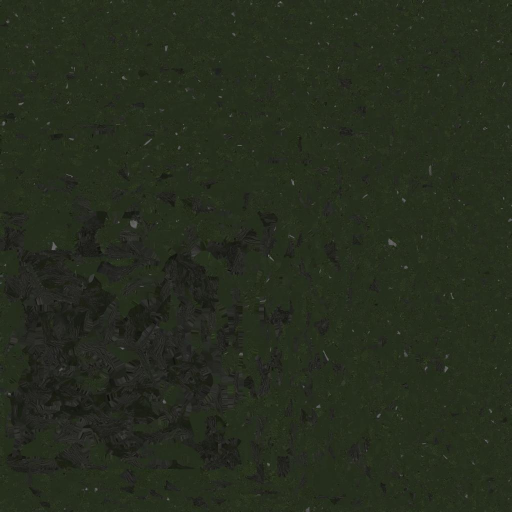
#> input picture assets/models/trees/oak1_Image_0.jpg, 1024 x 1024 px (shown at 1/2 size)
$ python grass_prep.py ../assets/models/trees/oak1_Image_0.jpg ../assets/models/trees/oak1_Image_1.jpg
#> lines starting #> are read from the running program, lines starting #| are printed output that depends on the picture; after the words box and inside, x2 and y2 are one past the last pixel; in counts of white or black regions, pixels touching at a corner belong together
# Prepares Meshy-painted cut-outs (grass clumps, flowers) for the game's camera-facing cards:
# crops to the plant, pads it to a square with its base on the bottom edge, scales to 512 px and
# pushes the plant's colour out into the clear pixels (alpha kept as is), so the mipmaps don't mix in
# the black behind the blades and far clumps don't go dark and blobby.
#   python3 tools/grass_prep.py meshy.png assets/textures/grass/topN.png
#   python3 tools/grass_prep.py --bleed assets/textures/grass/gN.png ...     # only the colour bleed, in place
# Needs numpy, scipy and Pillow. Turn on mipmaps in the new file's .import (mipmaps/generate=true).
import sys
import numpy as np
from PIL import Image
from scipy import ndimage


def bleed(im):
    a = np.asarray(im.convert("RGBA")).astype(np.float32)
    rgb, al = a[..., :3], a[..., 3]
    solid = al >= 128
    # each pixel that isn't solid takes the colour of the nearest solid one
    idx = ndimage.distance_transform_edt(~solid, return_distances=False, return_indices=True)
    out = np.where(solid[..., None], rgb, rgb[idx[0], idx[1]])
    return Image.fromarray(np.dstack([out, al]).clip(0, 255).astype(np.uint8), "RGBA")


def prep(src, dst, size=512):
#> called with src = '../assets/models/trees/oak1_Image_0.jpg', dst = '../assets/models/trees/oak1_Image_1.jpg', size = 512
    im = Image.open(src).convert("RGBA")
    ys, xs = np.where(np.asarray(im)[..., 3] > 20)
    x0, x1, y0, y1 = xs.min(), xs.max() + 1, ys.min(), ys.max() + 1
#> x0 = 0; x1 = 1024; y0 = 0; y1 = 1024
    w, h = x1 - x0, y1 - y0
#> w = 1024; h = 1024
    s = max(w, h) + 8
#> s = 1032
    sq = Image.new("RGBA", (s, s), (0, 0, 0, 0))
#> sq: PIL image 1032x1032 RGBA; every value is 0
    sq.paste(im.crop((x0, y0, x1, y1)), ((s - w) // 2, s - h - 2))
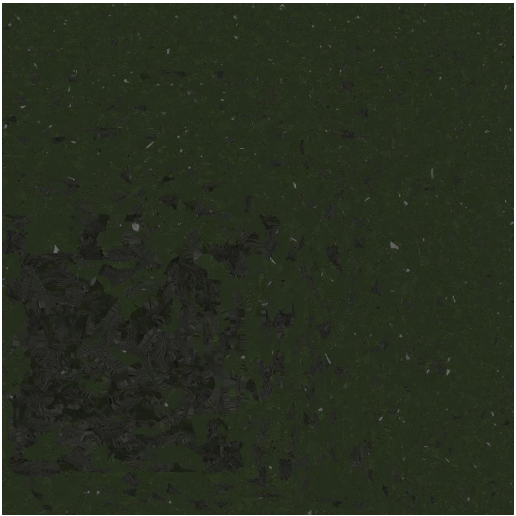
#> sq: PIL image 1032x1032 RGBA (shown at 1/2 size); mean R, G, B, A 37.5, 44.3, 29.8, 251.1; transparent parts drawn white
    bleed(sq.resize((size, size), Image.LANCZOS)).save(dst)
#> in bleed, `a = np.asarray(im.convert("RGBA")).astype(np.float32)`:
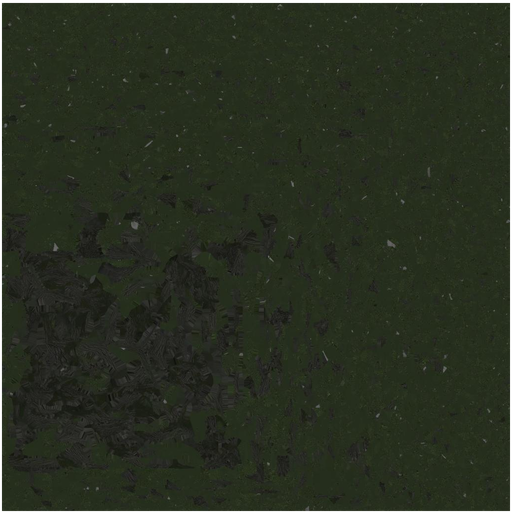
#> a: shape (512, 512, 4) float32; mean R, G, B, A 37.8, 44.7, 30, 251.8; transparent parts drawn white
#> in bleed, `rgb, al = a[..., :3], a[..., 3]`:
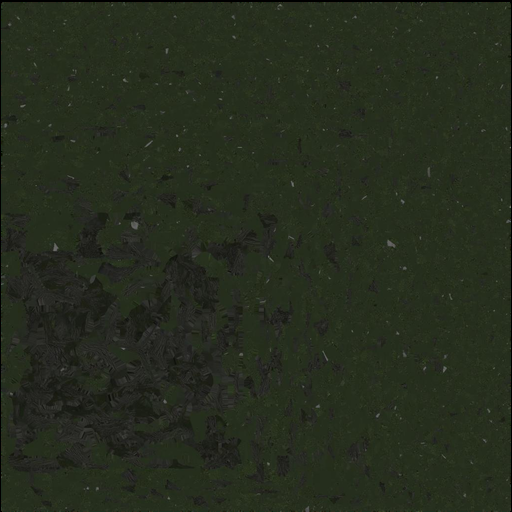
#> rgb: shape (512, 512, 3) float32; mean R, G, B 37.8, 44.7, 30
#> in bleed, `rgb, al = a[..., :3], a[..., 3]`:
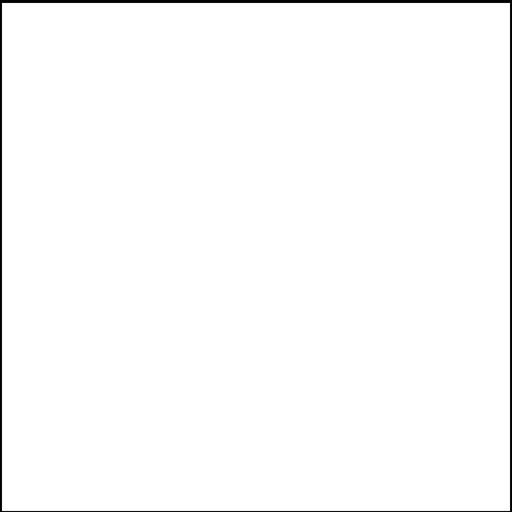
#> al: shape (512, 512) float32; min 0, max 255, mean 251.1
#> in bleed, `solid = al >= 128`: solid: shape (512, 512) bool; 98.4% white; 1 black region, box (x1, y1, x2, y2) and area: (0, 0, 512, 512) 4080
    print(dst, f"plant {w}x{h} px")
#| ../assets/models/trees/oak1_Image_1.jpg plant 1024x1024 px


if __name__ == "__main__":
    if sys.argv[1] == "--bleed":
        for p in sys.argv[2:]:
            bleed(Image.open(p)).save(p)
            print("bled", p)
    else:
        prep(sys.argv[1], sys.argv[2])

$ run again, on assets/models/trees/oak2_Image_0.jpg
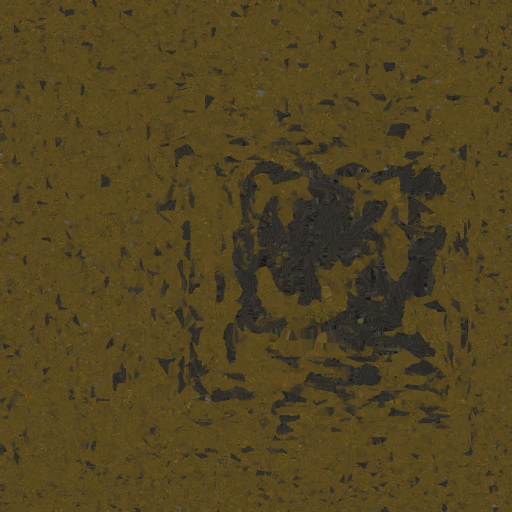
#> input picture assets/models/trees/oak2_Image_0.jpg, 1024 x 1024 px (shown at 1/2 size)
#> x0 = 0; x1 = 1024; y0 = 0; y1 = 1024
#> s = 1032
#> in bleed, `a = np.asarray(im.convert("RGBA")).astype(np.float32)`:
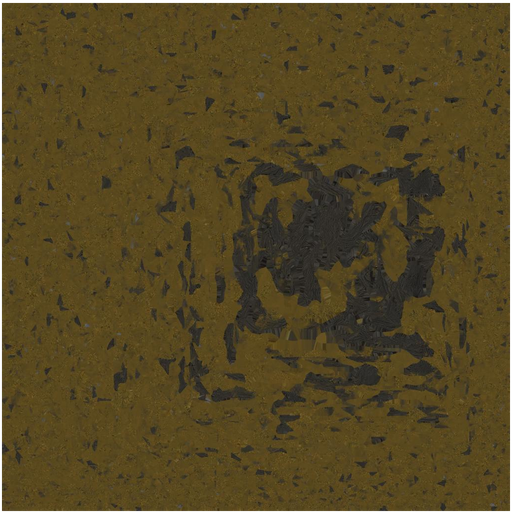
#> a: shape (512, 512, 4) float32; mean R, G, B, A 81.4, 67.4, 31.8, 251.8; transparent parts drawn white
#> in bleed, `rgb, al = a[..., :3], a[..., 3]`:
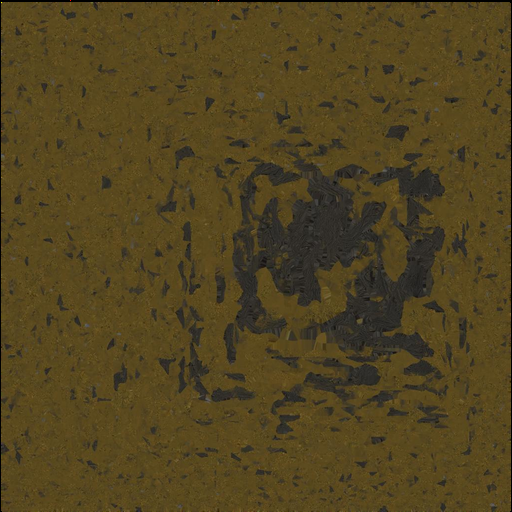
#> rgb: shape (512, 512, 3) float32; mean R, G, B 81.4, 67.4, 31.8
#> solid: shape (512, 512) bool; 98.4% white; 1 black region, box (x1, y1, x2, y2) and area: (0, 0, 512, 512) 4080
#| ../assets/models/trees/oak2_Image_0.jpg plant 1024x1024 px

$ run again, on assets/models/trees/oak2_Image_1.jpg
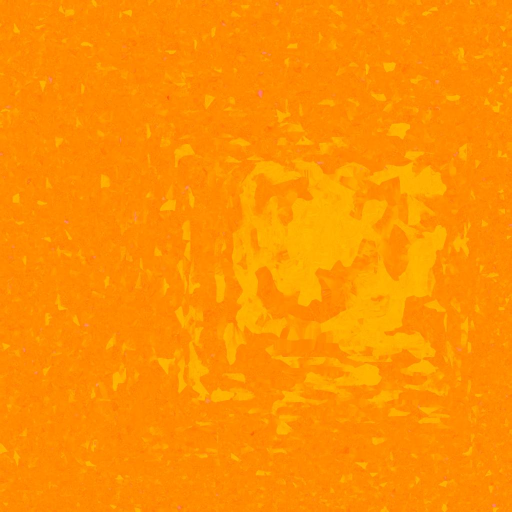
#> input picture assets/models/trees/oak2_Image_1.jpg, 1024 x 1024 px (shown at 1/2 size)
#> x0 = 0; x1 = 1024; y0 = 0; y1 = 1024
#> s = 1032
#> in bleed, `a = np.asarray(im.convert("RGBA")).astype(np.float32)`:
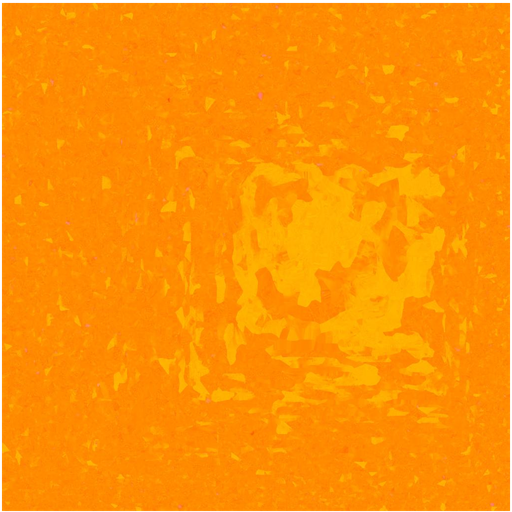
#> a: shape (512, 512, 4) float32; mean R, G, B, A 252.5, 143.4, 1.6, 251.8; transparent parts drawn white
#> in bleed, `rgb, al = a[..., :3], a[..., 3]`:
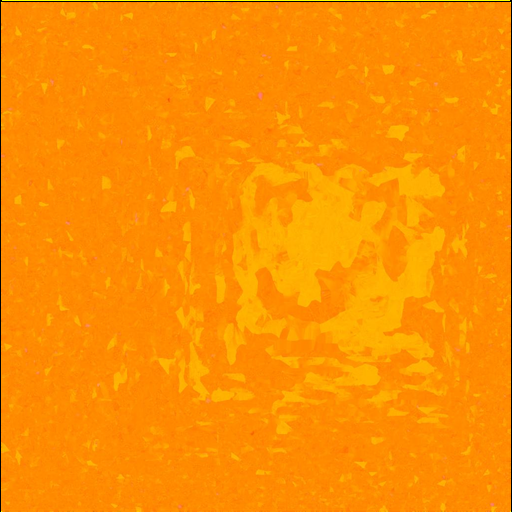
#> rgb: shape (512, 512, 3) float32; mean R, G, B 252.5, 143.4, 1.6
#> solid: shape (512, 512) bool; 98.4% white; 1 black region, box (x1, y1, x2, y2) and area: (0, 0, 512, 512) 4080
#| ../assets/models/trees/oak2_Image_1.jpg plant 1024x1024 px

$ run again, on assets/models/trees/oak3_Image_0.jpg
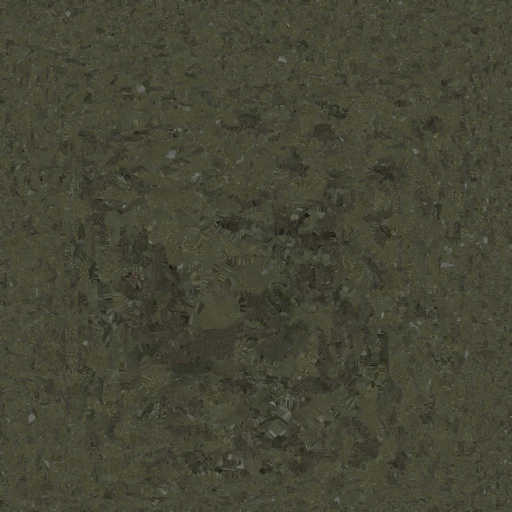
#> input picture assets/models/trees/oak3_Image_0.jpg, 1024 x 1024 px (shown at 1/2 size)
#> x0 = 0; x1 = 1024; y0 = 0; y1 = 1024
#> s = 1032
#> in bleed, `a = np.asarray(im.convert("RGBA")).astype(np.float32)`:
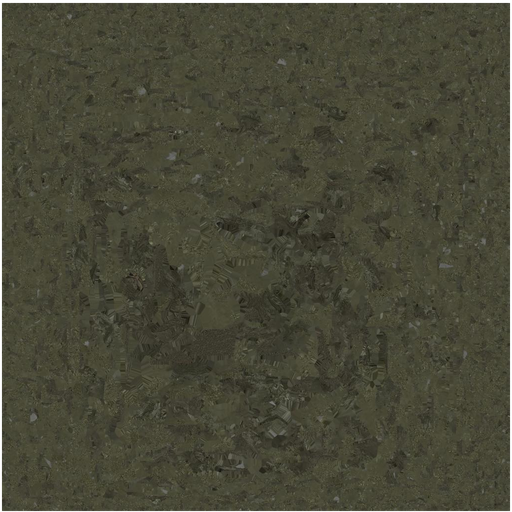
#> a: shape (512, 512, 4) float32; mean R, G, B, A 69.8, 69.2, 52.7, 251.8; transparent parts drawn white
#> in bleed, `rgb, al = a[..., :3], a[..., 3]`:
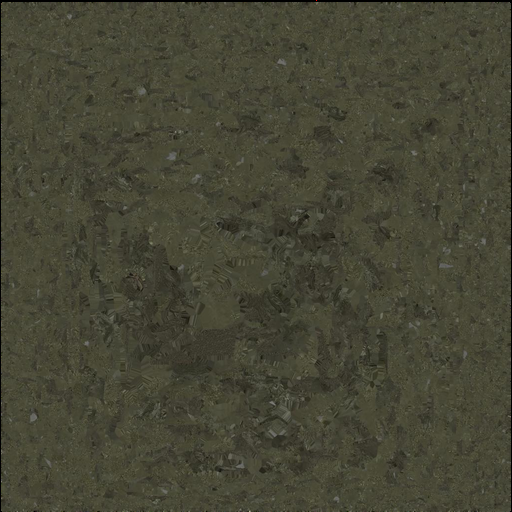
#> rgb: shape (512, 512, 3) float32; mean R, G, B 69.8, 69.2, 52.7
#> solid: shape (512, 512) bool; 98.4% white; 1 black region, box (x1, y1, x2, y2) and area: (0, 0, 512, 512) 4080
#| ../assets/models/trees/oak3_Image_0.jpg plant 1024x1024 px
